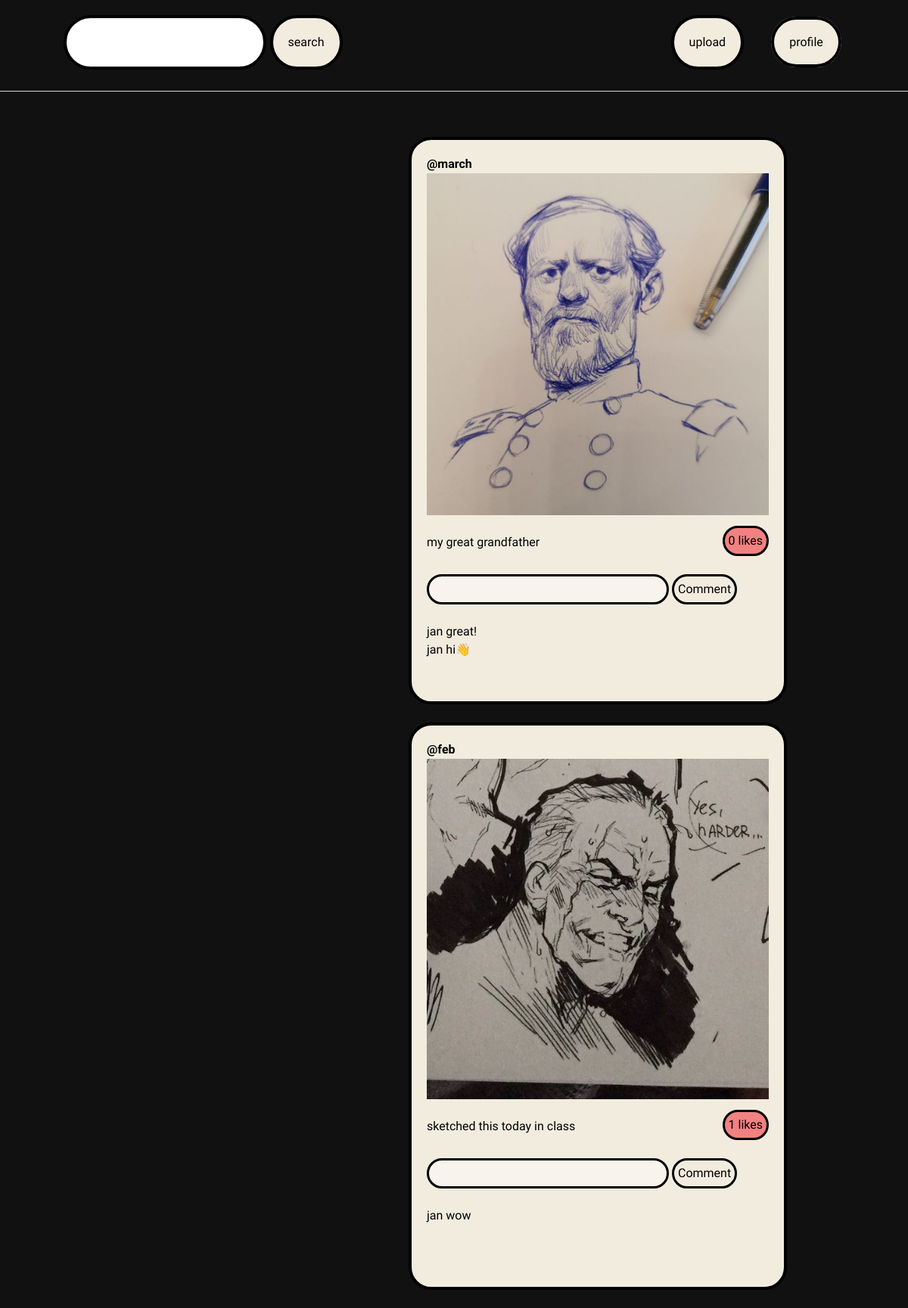
Page /feed (signed in) on the committed database.
### core/models.py (models this page shows, shortened)
class Post(models.Model):
    id = models.UUIDField(primary_key=True, default=uuid.uuid4)
    user = models.CharField(max_length=100)
    image = models.ImageField(upload_to='post_images')
    caption = models.TextField()
    created_at = models.DateTimeField(default=datetime.now)
    likes_no = models.IntegerField(default=0)
    comments = models.TextField(null=True, blank=True)

### core/views.py (the view)
# urls.py: path('feed', views.feed, name='feed'),
@login_required(login_url='login')
def feed(request):
    user_object = User.objects.get(username=request.user.username)
    user_feed = Profile.objects.get(user=user_object)
    posts = Post.objects.all()
    user_following_list = []
    feed = []
    user_following = Follow.objects.filter(follower=request.user.username)
    for users in user_following:
        user_following_list.append(users.user)
    for usernames in user_following_list:
        feed_lists = Post.objects.filter(user=usernames)
        feed.append(feed_lists)
    feed_list = list(chain(*feed))
    return render(request, 'feed.html', {'user_feed':user_feed, 'posts':posts, 'feed_list':feed_list})

### templates/feed.html (shortened to what this page needs)
{% extends 'base.html' %}
{% block content %}
<div class="header">
    <form action="search" method="post" class="search">
        <input type="text"id="search-input" name="username">
        <button type="submit" id="search-button">search</button>
    </form>
    <div><button id="upload-button">upload</button>&nbsp;&nbsp;&nbsp;&nbsp;&nbsp;&nbsp;&nbsp;&nbsp;<a href="profile/{{user}}" id="profile">profile</a></div>
</div>
<div class="posts">
    {% for post in feed_list reversed %}
    <div class="post">
        <a href="/profile/{{post.user}}" class="post-element" id="post-user"><strong>@{{post.user}}</strong></a>
        <img src="{{post.image.url}}" class="post-element" id="post-image"><br>
        <label class="post-element" id="post-caption">{{post.caption}}
        <a href="/like?post_id={{post.id}}" class="likes">{{post.likes_no}} likes</a></label><br>
            <form action="comment" method="post" enctype="multipart/form-data">
                <input type="text" id="comment-input" name="content"></textarea>
                <button type="submit" id="comment-submit">Comment</button>
            </form>
            <br>
            {% for comment in post.comments.splitlines %}
                {{ comment }}<br>
            {% endfor %}
    </div><br>
    {% endfor %}
</div>
{% endblock %}

### templates/feed.html (style rules this page uses)
body { background-color: #121111; }
.header { display: flex; justify-content: space-evenly; margin-top: 20px; margin-left: -350px; }
#search-input { font-family: 'Unbounded', sans-serif; color: #000000; background-color: #ffffff; border: #000000 solid 4px; border-radius: 50px; padding: 20px; }
#upload-button, #profile, #search-button { font-family: 'Unbounded', sans-serif; color: #000000; background-color: #F2ECDF; border: #000000 solid 4px; border-radius: 50px; padding: 20px; }
.posts { margin-left: 540px; }
.post { display: flex; flex-direction: column; background-color: #F2ECDF; font-family: 'Unbounded', sans-serif; color: #000000; border: #000000 solid 4px; border-radius: 30px; padding: 20px; width: 500px; height: 750px; }
.likes { font-family: 'Unbounded', sans-serif; color: #000000; background-color: #f28181; border: #000000 solid 3px; border-radius: 90px; padding: 5px; margin-top: -10px; }
#post-user { color: #000000; }
#post-caption { display: flex; justify-content: space-between; }
#comment-submit { font-family: 'Unbounded', sans-serif; color: #000000; background-color: #F2ECDF; border: #000000 solid 3px; border-radius: 90px; padding: 5px; margin-top: -10px; }
#comment-input { font-family: 'Unbounded', sans-serif; color: #000000; background-color: #f8f4ed; border: #000000 solid 3px; border-radius: 90px; padding: 5px; height: 40px; width: 320px; margin-top: -10px; }

### rows in the picture
Post: user "march", image (picture), caption "my great grandfather", likes_no "0", splitlines "jan great!" "jan hi👋"
Post: user "feb", image (picture), caption "sketched this today in class", likes_no "1", splitlines "jan wow"
